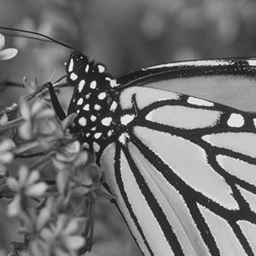
%> input picture image/dual-chaotic/butterfly.png, 256 x 256 px
$ octave code3.m   (GNU Octave 9; MATLAB toolbox functions it lacks are replaced by stand-ins)
%> lines starting %> are read from the running program, lines starting %| are printed output that depends on the picture
clc, clear
close all;
% 加密程序
% 生成混沌序列 z1 和 z2
z1 = improved_logistic_chaotic(4,7,0.2506,4,0.3245,0.3125,0.1045);
z2 = improved_logistic_chaotic(4,7,0.4506,4,0.6467,0.3813,0.2509);

% 对 z2 进行处理
z2 = mod(floor(z2 * 10^15), 256); % 对混沌序列z2处理

% 读取图像并转换为双精度类型
% P = uint8(repmat((0:255)', 1, 256)); % A = repmat((0:255)', 1, 256);
%  P = repmat((0:255)', 1, 256);
%  P = uint8(P');
tic;
P = imread('butterfly.png');
%> P is the input picture: size 256x256 uint8; min 16, max 243, mean 112.9
% P = imread('Horse.png'); % 待加密图片
% P = imread('Relief.png'); % 待加密图片
% P = imread('Cameraman.png'); % 加解密图片

figure(1)
imshow(P);

P = double(P);  % 转换为双精度类型
%> P: size 256x256 double
figure(2)
histogram(P(:), 256, 'FaceColor', 'b', 'EdgeColor', 'b');
xlabel('Pixel value','fontsize',22);  % 设置横坐标
ylabel('Frequency','fontsize',22);  % 设置纵坐标
set(gca,'fontsize',22);
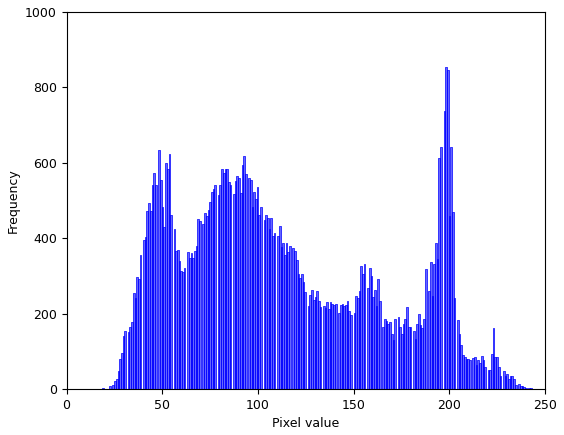
%> figure redrawn from the program's plot data; tallest bar 854 high, from x = 197.8 to 198.7
%ylim([0 600]);  % 将纵坐标范围限制为 0 到 600
% 将二维图像展平为一维向量
P1 = P(:);
% 对图像进行混沌置乱
[z1_sort, ind] = sort(z1);  % 混沌序列 z1 排序并获取索引
for i = 1:256*256
Ps(ind(i)) = P1(i);  % 置乱
end
% 对图像进行扩散
for i = 1:256*256
Pd(i) = bitxor(uint8(Ps(i)), uint8(z2(i)));  % 混沌扩散
end
% 重构加密后的图像
C = reshape(Pd, [256, 256]);  % 将一维数据重构为256x256
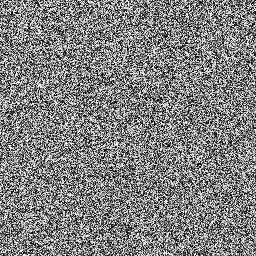
%> C: size 256x256 uint8; min 0, max 255, mean 128.4
C = uint8(C);
imwrite(C,'butterflyc.png');
toc;
% imwrite(C,'Horsec.png'); % 保存加密图片
% imwrite(C,'Reliefc.png'); % 保存加密图片
% imwrite(C,'Cameramanc.png'); % 保存加密图片
figure(3);
imshow(C);
% 显示加密图像的直方图
C = double(C);
%> C: size 256x256 double
figure(4);
histogram(C(:), 256, 'FaceColor', 'b', 'EdgeColor', 'b');
xlabel('Pixel value','fontsize',22);  % 设置横坐标
ylabel('Frequency','fontsize',22);  % 设置纵坐标
set(gca,'fontsize',22);
ylim([0 600]);  % 将纵坐标范围限制为 0 到 600
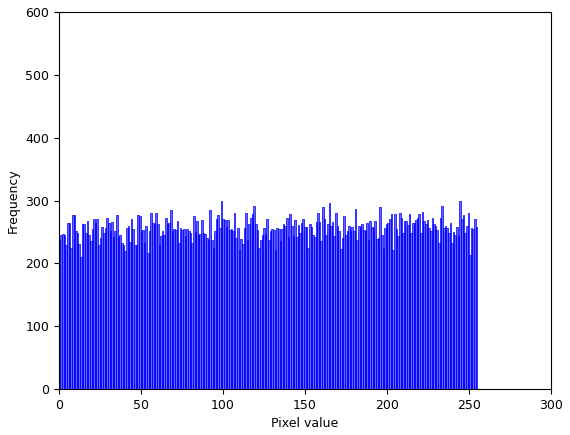
%> figure redrawn from the program's plot data; tallest bar 299 high, from x = 98.61 to 99.61

% 混沌映射函数
function Z_values = improved_logistic_chaotic(T1, T2, p, mu0, x0, y0, z0)
    mu = mu0;
    X_n = x0;
    Y_n = y0;
    Z_n = z0;
    n = 0;
    Z_values = [];
    max_iterations = 256 * 256;

    while n < max_iterations
        Z_n1 = mu * Z_n * (1 - Z_n);
        if X_n <= p
            X_n1 = X_n / p;
            Y_n1 = p * X_n;
        else
            X_n1 = (X_n - p) / (1 - p);
            Y_n1 = Y_n * (1 - p) + 1 - p;
        end

        X_n = X_n1;
        Y_n = Y_n1;

        if mod(n, T1) == 0
            mu = function1(X_n);
        end

        if mod(n, T2) == 0
            Z_n = function2(Y_n);
        end

        Z_values = [Z_values, Z_n1];
        Z_n = Z_n1;
        n = n + 1;
    end
end

function mu = function1(X_n)
    mu = 3.5699 + (4 - 3.5699) * X_n;
    mu = min(max(mu, 3.5699), 4);
end

function Z_n = function2(Y_n)
    Z_n = Y_n;
    Z_n = min(max(Z_n, 0), 1);
end
